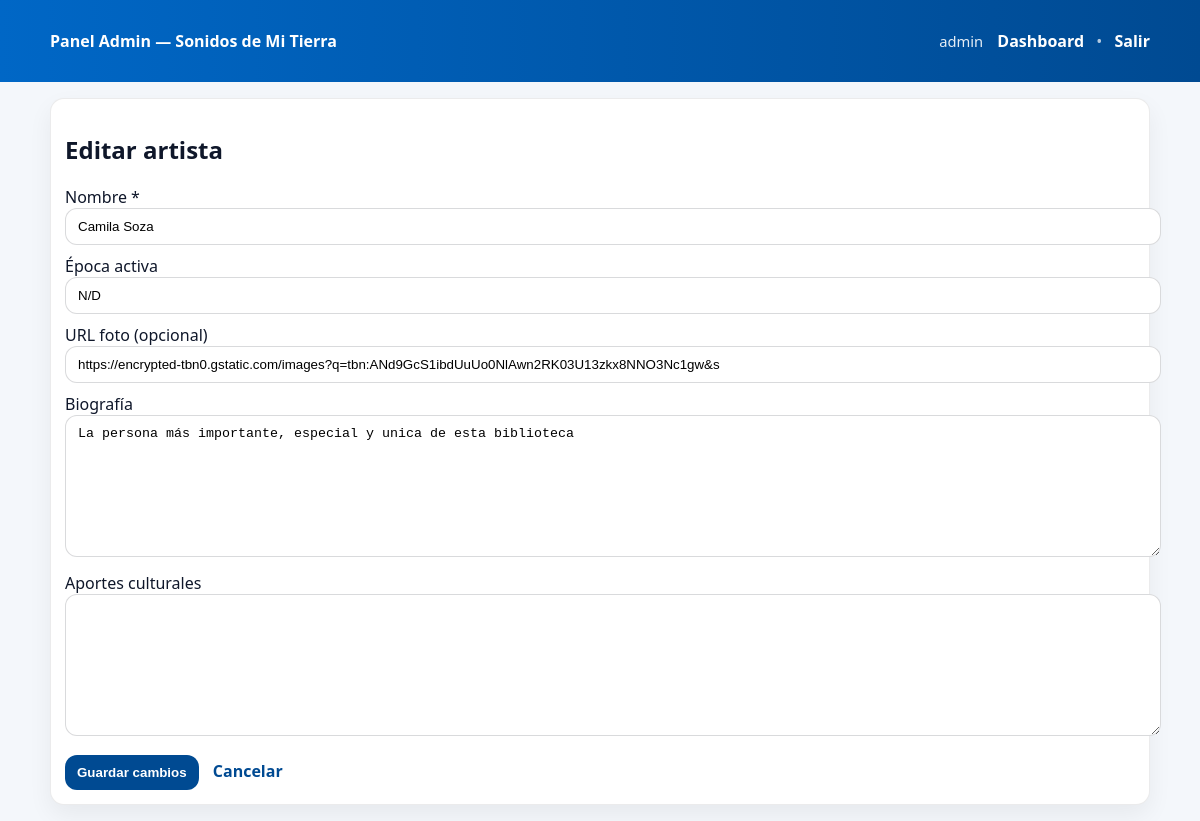
The app's page /admin/artists/13/edit (signed in) with its own data.
### models.py (models this page shows, shortened)
class Artist(db.Model):
    __tablename__ = "artists"
    id = db.Column(db.Integer, primary_key=True)
    name = db.Column(db.String(200), unique=True, nullable=False)
    birth_year = db.Column(db.Integer, nullable=True)
    death_year = db.Column(db.Integer, nullable=True)
    origin_region = db.Column(db.String(120), nullable=True)
    era = db.Column(db.String(120), nullable=True)
    cultural_contribuitions = db.Column(db.Text, nullable=True)
    bio = db.Column(db.Text, nullable=False, default="")
    active_era = db.Column(db.String(120), nullable=False, default="N/D")
    cultural_contributions = db.Column(db.Text, nullable=False, default="")
    photo_url = db.Column(db.String(500), nullable=True)
    songs = db.relationship("Song", back_populates="artist", cascade="all, delete-orphan")

### admin.py (the view)
@admin.get("/artists/<int:artist_id>/edit")
@login_required
def artist_edit(artist_id: int):
    artist = Artist.query.get_or_404(artist_id)
    return render_template("artist_form.html", mode="edit", artist=artist)

### admin.py (called while the page is built)
@admin.before_app_request
def csrf_protect():
    if request.path.startswith("/admin"):
        validate_csrf()

@admin.app_context_processor
def inject_csrf():
    return {"csrf_token": generate_csrf_token()}

### auth.py (called while the page is built)
def login_required(view):
    @wraps(view)
    def wrapped(*args, **kwargs):
        if not session.get("admin_user"):
            return redirect(url_for("admin.login", next=request.path))
        return view(*args, **kwargs)
    return wrapped

def generate_csrf_token():
    token = session.get("_csrf_token")
    if not token:
        token = secrets.token_urlsafe(32)
        session["_csrf_token"] = token
    return token

def validate_csrf():
    if request.method in ("POST", "PUT", "DELETE"):
        form_token = request.form.get("csrf_token") or request.headers.get("X-CSRF-Token")
        session_token = session.get("_csrf_token")
        if not form_token or not session_token or form_token != session_token:
            abort(403, description="CSRF token missing/invalid")

### templates/artist_form.html (shortened to what this page needs)
{% extends "admin_base.html" %}
{% block content %}
<div class="card">
  <h2>{{ "Nuevo artista" if mode=="create" else "Editar artista" }}</h2>
  <form method="post">
    <label>Nombre *</label>
    <input name="name" required value="{{ artist.name if artist else '' }}"/>
    <div style="height:10px"></div>
    <label>Época activa</label>
    <input name="active_era" value="{{ artist.active_era if artist else '' }}" placeholder="1960s–presente"/>
    <div style="height:10px"></div>
    <label>URL foto (opcional)</label>
    <input name="photo_url" value="{{ artist.photo_url if artist and artist.photo_url else '' }}"/>
    <div style="height:10px"></div>
    <label>Biografía</label>
    <textarea name="bio">{{ artist.bio if artist else '' }}</textarea>
    <div style="height:10px"></div>
    <label>Aportes culturales</label>
    <textarea name="cultural_contributions">{{ artist.cultural_contributions if artist else '' }}</textarea>
    <div style="height:14px"></div>
    <button class="btn" type="submit">{{ "Crear" if mode=="create" else "Guardar cambios" }}</button>
    <a style="margin-left:10px" href="{{ url_for('admin.dashboard') }}">Cancelar</a>
  </form>
</div>
{% endblock %}

### static/admin.css (style rules this page uses)
body { font-family: system-ui,Segoe UI,Roboto,Arial; margin:0; background:#f4f7fb; color:#0f172a; }
a { color:#004a92; text-decoration:none; font-weight:700; }
.card { background:#fff; border:1px solid rgba(2,8,23,.08); border-radius:14px; padding:14px; box-shadow:0 10px 25px rgba(2,8,23,.06); }
input,select,textarea { width:100%; padding:10px 12px; border-radius:12px; border:1px solid rgba(2,8,23,.15); }
textarea { min-height:120px; }
.btn { display:inline-block; background:#004a92; color:#fff; border:0; border-radius:12px; padding:10px 12px; cursor:pointer; font-weight:800; }

### records on screen
Artist: name "Camila Soza", active_era "N/D", photo_url "https://encrypted-tbn0.gstatic.com/images?q=tbn:ANd9GcS1ibdUuUo0NlAwn2RK03U13zkx8NNO3Nc1gw&s", bio "La persona más importante, especial y unica de esta biblioteca"

### other values on screen
{{ session.get('admin_user') }} "admin"
{{ "Nuevo artista" if mode=="create" else "Editar artista" }} "Editar artista"
{{ "Crear" if mode=="create" else "Guardar cambios" }} "Guardar cambios"
